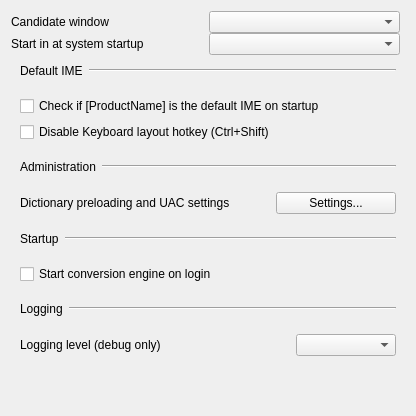
       <widget class="QWidget" name="miscTab">
        <attribute name="title">
         <string>Misc</string>
        </attribute>
        <layout class="QVBoxLayout" name="miscTabLayout">
         <property name="spacing">
          <number>0</number>
         </property>
         <item>
          <widget class="QWidget" name="miscCandidateWindowWidget" native="true">
           <property name="sizePolicy">
            <sizepolicy hsizetype="Preferred" vsizetype="Fixed">
             <horstretch>0</horstretch>
             <verstretch>0</verstretch>
            </sizepolicy>
           </property>
           <layout class="QVBoxLayout" name="verticalLayout_candidate_window">
            <property name="spacing">
             <number>10</number>
            </property>
            <property name="leftMargin">
             <number>0</number>
            </property>
            <property name="topMargin">
             <number>0</number>
            </property>
            <property name="rightMargin">
             <number>5</number>
            </property>
            <property name="bottomMargin">
             <number>0</number>
            </property>
            <item>
             <widget class="QWidget" name="widget_candidate_window" native="true">
              <layout class="QHBoxLayout" name="horizontalLayout_candidate_window">
               <property name="margin">
                <number>0</number>
               </property>
               <item>
                <widget class="QLabel" name="candidateWindowLabel">
                 <property name="text">
                  <string>Candidate window</string>
                 </property>
                </widget>
               </item>
               <item>
                <widget class="QComboBox" name="candidateWindowComboBox">
                 <property name="minimumSize">
                  <size>
                   <width>120</width>
                   <height>0</height>
                  </size>
                 </property>
                </widget>
               </item>
              </layout>
             </widget>
            </item>
           </layout>
          </widget>
         </item>
         <item>
          <widget class="QWidget" name="miscStartKanjiModeWidget" native="true">
           <property name="sizePolicy">
            <sizepolicy hsizetype="Preferred" vsizetype="Fixed">
             <horstretch>0</horstretch>
             <verstretch>0</verstretch>
            </sizepolicy>
           </property>
           <layout class="QVBoxLayout" name="verticalLayout_start_kanji">
            <property name="spacing">
             <number>10</number>
            </property>
            <property name="leftMargin">
             <number>0</number>
            </property>
            <property name="topMargin">
             <number>0</number>
            </property>
            <property name="rightMargin">
             <number>5</number>
            </property>
            <property name="bottomMargin">
             <number>0</number>
            </property>
            <item>
             <widget class="QWidget" name="widget_start_kanji" native="true">
              <layout class="QHBoxLayout" name="horizontalLayout_start_kanji">
               <property name="margin">
                <number>0</number>
               </property>
               <item>
                <widget class="QLabel" name="startKanjiModeLabel">
                 <property name="text">
                  <string>Start in at system startup</string>
                 </property>
                </widget>
               </item>
               <item>
                <widget class="QComboBox" name="startKanjiModeComboBox">
                 <property name="minimumSize">
                  <size>
                   <width>140</width>
                   <height>0</height>
                  </size>
                 </property>
                </widget>
               </item>
              </layout>
             </widget>
            </item>
           </layout>
          </widget>
         </item>
         <item>
          <widget class="QWidget" name="miscDefaultIMEWidget" native="true">
           <property name="sizePolicy">
            <sizepolicy hsizetype="Preferred" vsizetype="Preferred">
             <horstretch>0</horstretch>
             <verstretch>0</verstretch>
            </sizepolicy>
           </property>
           <layout class="QVBoxLayout" name="verticalLayout_3">
            <property name="spacing">
             <number>0</number>
            </property>
            <property name="leftMargin">
             <number>0</number>
            </property>
            <property name="topMargin">
             <number>0</number>
            </property>
            <property name="rightMargin">
             <number>0</number>
            </property>
            <property name="bottomMargin">
             <number>0</number>
            </property>
            <item>
             <widget class="QFrame" name="defaultImeHeader">
              <property name="frameShape">
               <enum>QFrame::Shape::NoFrame</enum>
              </property>
              <property name="class" stdset="0">
               <string>setting-group-header</string>
              </property>
              <layout class="QHBoxLayout" name="horizontalLayout_5">
               <item>
                <widget class="QLabel" name="checkDefaultLabel">
                 <property name="text">
                  <string>Default IME</string>
                 </property>
                </widget>
               </item>
               <item>
                <widget class="Line" name="checkDefaultLine">
                 <property name="sizePolicy">
                  <sizepolicy hsizetype="MinimumExpanding" vsizetype="Fixed">
                   <horstretch>0</horstretch>
                   <verstretch>0</verstretch>
                  </sizepolicy>
                 </property>
                 <property name="orientation">
                  <enum>Qt::Orientation::Horizontal</enum>
                 </property>
                 <property name="class" stdset="0">
                  <string>setting-group-line</string>
                 </property>
                </widget>
               </item>
              </layout>
             </widget>
            </item>
            <item>
             <widget class="QFrame" name="defaultImeGroup">
              <property name="frameShape">
               <enum>QFrame::Shape::NoFrame</enum>
              </property>
              <property name="class" stdset="0">
               <string>setting-group-layout</string>
              </property>
              <layout class="QVBoxLayout" name="verticalLayout_2">
               <item>
                <widget class="QCheckBox" name="checkDefaultCheckBox">
                 <property name="sizePolicy">
                  <sizepolicy hsizetype="Minimum" vsizetype="Fixed">
                   <horstretch>0</horstretch>
                   <verstretch>0</verstretch>
                  </sizepolicy>
                 </property>
                 <property name="text">
                  <string>Check if [ProductName] is the default IME on startup</string>
                 </property>
                 <property name="tristate">
                  <bool>false</bool>
                 </property>
                </widget>
               </item>
               <item>
                <widget class="QCheckBox" name="IMEHotKeyDisabledCheckBox">
                 <property name="text">
                  <string>Disable Keyboard layout hotkey (Ctrl+Shift)</string>
                 </property>
                </widget>
               </item>
              </layout>
             </widget>
            </item>
           </layout>
          </widget>
         </item>
         <item>
          <widget class="QWidget" name="miscAdministrationWidget" native="true">
           <property name="sizePolicy">
            <sizepolicy hsizetype="Preferred" vsizetype="Preferred">
             <horstretch>0</horstretch>
             <verstretch>0</verstretch>
            </sizepolicy>
           </property>
           <layout class="QVBoxLayout" name="verticalLayout_4">
            <property name="spacing">
             <number>0</number>
            </property>
            <property name="leftMargin">
             <number>0</number>
            </property>
            <property name="topMargin">
             <number>0</number>
            </property>
            <property name="rightMargin">
             <number>0</number>
            </property>
            <property name="bottomMargin">
             <number>0</number>
            </property>
            <item>
             <widget class="QFrame" name="administrationHeader">
              <property name="frameShape">
               <enum>QFrame::Shape::NoFrame</enum>
              </property>
              <property name="class" stdset="0">
               <string>setting-group-header</string>
              </property>
              <layout class="QHBoxLayout" name="horizontalLayout_7">
               <item>
                <widget class="QLabel" name="administrationLabel">
                 <property name="text">
                  <string>Administration</string>
                 </property>
                </widget>
               </item>
               <item>
                <widget class="Line" name="administrationLine">
                 <property name="sizePolicy">
                  <sizepolicy hsizetype="MinimumExpanding" vsizetype="Fixed">
                   <horstretch>0</horstretch>
                   <verstretch>0</verstretch>
                  </sizepolicy>
                 </property>
                 <property name="orientation">
                  <enum>Qt::Orientation::Horizontal</enum>
                 </property>
                 <property name="class" stdset="0">
                  <string>setting-group-line</string>
                 </property>
                </widget>
               </item>
              </layout>
             </widget>
            </item>
            <item>
             <widget class="QFrame" name="administrationGroup">
              <property name="frameShape">
               <enum>QFrame::Shape::NoFrame</enum>
              </property>
              <property name="class" stdset="0">
               <string>setting-group-layout</string>
              </property>
              <layout class="QGridLayout" name="gridLayout_7">
               <item row="0" column="0">
                <widget class="QLabel" name="dictionaryPreloadingAndUACLabel">
                 <property name="text">
                  <string>Dictionary preloading and UAC settings</string>
                 </property>
                </widget>
               </item>
               <item row="0" column="2">
                <widget class="QPushButton" name="launchAdministrationDialogButton">
                 <property name="minimumSize">
                  <size>
                   <width>120</width>
                   <height>0</height>
                  </size>
                 </property>
                 <property name="text">
                  <string>Settings...</string>
                 </property>
                </widget>
               </item>
               <item row="0" column="1">
                <spacer name="horizontalSpacer_9">
                 <property name="orientation">
                  <enum>Qt::Orientation::Horizontal</enum>
                 </property>
                 <property name="sizeHint" stdset="0">
                  <size>
                   <width>40</width>
                   <height>20</height>
                  </size>
                 </property>
                </spacer>
               </item>
              </layout>
             </widget>
            </item>
           </layout>
          </widget>
         </item>
         <item>
          <widget class="QWidget" name="miscStartupWidget" native="true">
           <property name="sizePolicy">
            <sizepolicy hsizetype="Preferred" vsizetype="Preferred">
             <horstretch>0</horstretch>
             <verstretch>0</verstretch>
            </sizepolicy>
           </property>
           <layout class="QVBoxLayout" name="verticalLayout_7">
            <property name="spacing">
             <number>0</number>
            </property>
            <property name="leftMargin">
             <number>0</number>
            </property>
            <property name="topMargin">
             <number>0</number>
            </property>
            <property name="rightMargin">
             <number>0</number>
            </property>
            <property name="bottomMargin">
             <number>0</number>
            </property>
            <item>
             <widget class="QFrame" name="startupHeader">
              <property name="frameShape">
               <enum>QFrame::Shape::NoFrame</enum>
              </property>
              <property name="class" stdset="0">
               <string>setting-group-header</string>
              </property>
              <layout class="QHBoxLayout" name="horizontalLayout_19">
               <item>
                <widget class="QLabel" name="startupLabel">
                 <property name="text">
                  <string>Startup</string>
                 </property>
                </widget>
               </item>
               <item>
                <widget class="Line" name="startupLine">
                 <property name="sizePolicy">
                  <sizepolicy hsizetype="MinimumExpanding" vsizetype="Fixed">
                   <horstretch>0</horstretch>
                   <verstretch>0</verstretch>
                  </sizepolicy>
                 </property>
                 <property name="orientation">
                  <enum>Qt::Orientation::Horizontal</enum>
                 </property>
                 <property name="class" stdset="0">
                  <string>setting-group-line</string>
                 </property>
                </widget>
               </item>
              </layout>
             </widget>
            </item>
            <item>
             <widget class="QFrame" name="startupGroup">
              <property name="frameShape">
               <enum>QFrame::Shape::NoFrame</enum>
              </property>
              <property name="class" stdset="0">
               <string>setting-group-layout</string>
              </property>
              <layout class="QVBoxLayout" name="verticalLayout_6">
               <item>
                <widget class="QCheckBox" name="startupCheckBox">
                 <property name="text">
                  <string>Start conversion engine on login</string>
                 </property>
                </widget>
               </item>
              </layout>
             </widget>
            </item>
           </layout>
          </widget>
         </item>
         <item>
          <widget class="QWidget" name="miscLoggingWidget" native="true">
           <property name="sizePolicy">
            <sizepolicy hsizetype="Preferred" vsizetype="Preferred">
             <horstretch>0</horstretch>
             <verstretch>0</verstretch>
            </sizepolicy>
           </property>
           <layout class="QVBoxLayout" name="verticalLayout_5">
            <property name="spacing">
             <number>0</number>
            </property>
            <property name="leftMargin">
             <number>0</number>
            </property>
            <property name="topMargin">
             <number>0</number>
            </property>
            <property name="rightMargin">
             <number>0</number>
            </property>
            <property name="bottomMargin">
             <number>0</number>
            </property>
            <item>
             <widget class="QFrame" name="loggingHeader">
              <property name="frameShape">
               <enum>QFrame::Shape::NoFrame</enum>
              </property>
              <property name="class" stdset="0">
               <string>setting-group-header</string>
              </property>
              <layout class="QHBoxLayout" name="horizontalLayout_13">
               <item>
                <widget class="QLabel" name="loggingLabel">
                 <property name="text">
                  <string>Logging</string>
                 </property>
                </widget>
               </item>
               <item>
                <widget class="Line" name="loggingLine">
                 <property name="sizePolicy">
                  <sizepolicy hsizetype="MinimumExpanding" vsizetype="Fixed">
                   <horstretch>0</horstretch>
                   <verstretch>0</verstretch>
                  </sizepolicy>
                 </property>
                 <property name="orientation">
                  <enum>Qt::Orientation::Horizontal</enum>
                 </property>
                 <property name="class" stdset="0">
                  <string>setting-group-line</string>
                 </property>
                </widget>
               </item>
              </layout>
             </widget>
            </item>
            <item>
             <widget class="QFrame" name="loggingGroup">
              <property name="frameShape">
               <enum>QFrame::Shape::NoFrame</enum>
              </property>
              <property name="class" stdset="0">
               <string>setting-group-layout</string>
              </property>
              <layout class="QHBoxLayout" name="horizontalLayout_15">
               <item>
                <widget class="QLabel" name="verboseLevelLabel">
                 <property name="text">
                  <string>Logging level (debug only)</string>
                 </property>
                </widget>
               </item>
               <item>
                <spacer name="horizontalSpacer_13">
                 <property name="orientation">
                  <enum>Qt::Orientation::Horizontal</enum>
                 </property>
                 <property name="sizeHint" stdset="0">
                  <size>
                   <width>40</width>
                   <height>20</height>
                  </size>
                 </property>
                </spacer>
               </item>
               <item>
                <widget class="QComboBox" name="verboseLevelComboBox">
                 <property name="minimumSize">
                  <size>
                   <width>100</width>
                   <height>0</height>
                  </size>
                 </property>
                </widget>
               </item>
              </layout>
             </widget>
            </item>
           </layout>
          </widget>
         </item>
         <item>
          <spacer name="verticalSpacer_2">
           <property name="orientation">
            <enum>Qt::Orientation::Vertical</enum>
           </property>
           <property name="sizeHint" stdset="0">
            <size>
             <width>20</width>
             <height>40</height>
            </size>
           </property>
          </spacer>
         </item>
        </layout>
       </widget>
